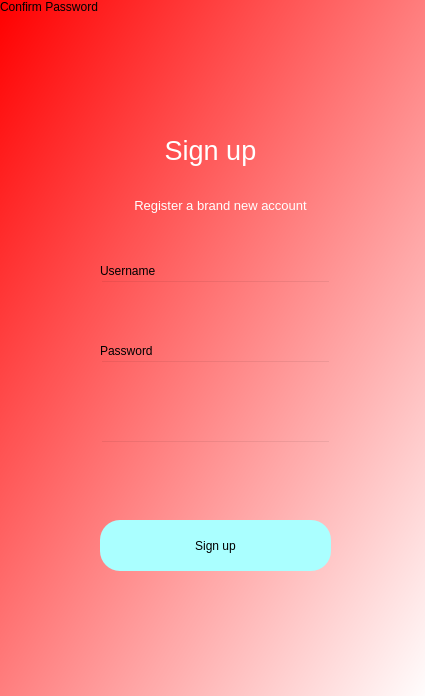
<?xml version="1.0" encoding="UTF-8"?>
<ui version="4.0">
 <class>Dialog</class>
 <widget class="QDialog" name="Dialog">
  <property name="geometry">
   <rect>
    <x>0</x>
    <y>0</y>
    <width>425</width>
    <height>696</height>
   </rect>
  </property>
  <property name="windowTitle">
   <string>Dialog</string>
  </property>
  <widget class="QWidget" name="widget" native="true">
   <property name="geometry">
    <rect>
     <x>0</x>
     <y>0</y>
     <width>431</width>
     <height>700</height>
    </rect>
   </property>
   <property name="styleSheet">
    <string notr="true">QWidget#widget{
background-color: qlineargradient(spread:pad, x1:0, y1:0, x2:1, y2:1, stop:0 rgba(255, 0, 0, 255), stop:1 rgba(255, 255, 255, 255));}
</string>
   </property>
   <widget class="QWidget" name="widget_2" native="true">
    <property name="geometry">
     <rect>
      <x>0</x>
      <y>0</y>
      <width>431</width>
      <height>700</height>
     </rect>
    </property>
    <property name="styleSheet">
     <string notr="true">QWidget#widget{
background-color: qlineargradient(spread:pad, x1:0, y1:0, x2:1, y2:1, stop:0 rgba(255, 0, 0, 255), stop:1 rgba(255, 255, 255, 255));}
</string>
    </property>
    <widget class="QLabel" name="Welcome_label_3">
     <property name="geometry">
      <rect>
       <x>-10</x>
       <y>95</y>
       <width>441</width>
       <height>111</height>
      </rect>
     </property>
     <property name="palette">
      <palette>
       <active>
        <colorrole role="WindowText">
         <brush brushstyle="SolidPattern">
          <color alpha="255">
           <red>255</red>
           <green>255</green>
           <blue>255</blue>
          </color>
         </brush>
        </colorrole>
       </active>
       <inactive>
        <colorrole role="WindowText">
         <brush brushstyle="SolidPattern">
          <color alpha="255">
           <red>255</red>
           <green>255</green>
           <blue>255</blue>
          </color>
         </brush>
        </colorrole>
       </inactive>
       <disabled>
        <colorrole role="WindowText">
         <brush brushstyle="SolidPattern">
          <color alpha="255">
           <red>120</red>
           <green>120</green>
           <blue>120</blue>
          </color>
         </brush>
        </colorrole>
       </disabled>
      </palette>
     </property>
     <property name="font">
      <font>
       <pointsize>20</pointsize>
      </font>
     </property>
     <property name="styleSheet">
      <string notr="true">QWidget#widget{
	background-color: qconicalgradient(cx:0.5, cy:0.5, angle:0, stop:0 rgba(255, 255, 255, 255), stop:0.373979 rgba(255, 255, 255, 255), stop:0.373991 rgba(33, 30, 255, 255), stop:0.624018 rgba(33, 30, 255, 255), stop:0.624043 rgba(255, 0, 0, 255), stop:1 rgba(255, 0, 0, 255));
	background-color: rgb(255, 255, 255);
	color: rgb(255, 255, 255);
font: 20pt &quot;MS Shell Dlg 2&quot;;
color:rgb(255, 255, 255)}</string>
     </property>
     <property name="text">
      <string>Sign up</string>
     </property>
     <property name="alignment">
      <set>Qt::AlignCenter</set>
     </property>
    </widget>
    <widget class="QLabel" name="Welcome_label_4">
     <property name="geometry">
      <rect>
       <x>0</x>
       <y>160</y>
       <width>441</width>
       <height>91</height>
      </rect>
     </property>
     <property name="palette">
      <palette>
       <active>
        <colorrole role="WindowText">
         <brush brushstyle="SolidPattern">
          <color alpha="255">
           <red>255</red>
           <green>255</green>
           <blue>255</blue>
          </color>
         </brush>
        </colorrole>
       </active>
       <inactive>
        <colorrole role="WindowText">
         <brush brushstyle="SolidPattern">
          <color alpha="255">
           <red>255</red>
           <green>255</green>
           <blue>255</blue>
          </color>
         </brush>
        </colorrole>
       </inactive>
       <disabled>
        <colorrole role="WindowText">
         <brush brushstyle="SolidPattern">
          <color alpha="255">
           <red>120</red>
           <green>120</green>
           <blue>120</blue>
          </color>
         </brush>
        </colorrole>
       </disabled>
      </palette>
     </property>
     <property name="font">
      <font>
       <pointsize>10</pointsize>
      </font>
     </property>
     <property name="text">
      <string>Register a brand new account</string>
     </property>
     <property name="alignment">
      <set>Qt::AlignCenter</set>
     </property>
    </widget>
    <widget class="QPushButton" name="signup_button">
     <property name="geometry">
      <rect>
       <x>100</x>
       <y>520</y>
       <width>231</width>
       <height>51</height>
      </rect>
     </property>
     <property name="styleSheet">
      <string notr="true">border-radius:20px;
background-color: rgb(170, 255, 255);
font: 11pt &quot;MS Shell Dlg 2&quot;;</string>
     </property>
     <property name="text">
      <string>Sign up</string>
     </property>
    </widget>
    <widget class="QLineEdit" name="id_field">
     <property name="geometry">
      <rect>
       <x>100</x>
       <y>280</y>
       <width>231</width>
       <height>51</height>
      </rect>
     </property>
     <property name="styleSheet">
      <string notr="true">background-color:rgba(0,0,0,0);
font: 12pt &quot;MS Shell Dlg 2&quot;;</string>
     </property>
    </widget>
    <widget class="QLineEdit" name="password_field">
     <property name="geometry">
      <rect>
       <x>100</x>
       <y>360</y>
       <width>231</width>
       <height>51</height>
      </rect>
     </property>
     <property name="styleSheet">
      <string notr="true">background-color:rgba(0,0,0,0);
font: 12pt &quot;MS Shell Dlg 2&quot;;</string>
     </property>
    </widget>
    <widget class="QLabel" name="label">
     <property name="geometry">
      <rect>
       <x>100</x>
       <y>260</y>
       <width>81</width>
       <height>21</height>
      </rect>
     </property>
     <property name="text">
      <string>Username</string>
     </property>
    </widget>
    <widget class="QLabel" name="label_2">
     <property name="geometry">
      <rect>
       <x>100</x>
       <y>340</y>
       <width>81</width>
       <height>21</height>
      </rect>
     </property>
     <property name="text">
      <string>Password</string>
     </property>
    </widget>
    <widget class="QLineEdit" name="password2_field">
     <property name="geometry">
      <rect>
       <x>100</x>
       <y>440</y>
       <width>231</width>
       <height>51</height>
      </rect>
     </property>
     <property name="styleSheet">
      <string notr="true">background-color:rgba(0,0,0,0);
font: 12pt &quot;MS Shell Dlg 2&quot;;</string>
     </property>
    </widget>
    <widget class="QLabel" name="label_3">
     <property name="text">
      <string>Confirm Password</string>
     </property>
    </widget>
   </widget>
  </widget>
 </widget>
 <resources/>
 <connections/>
</ui>
